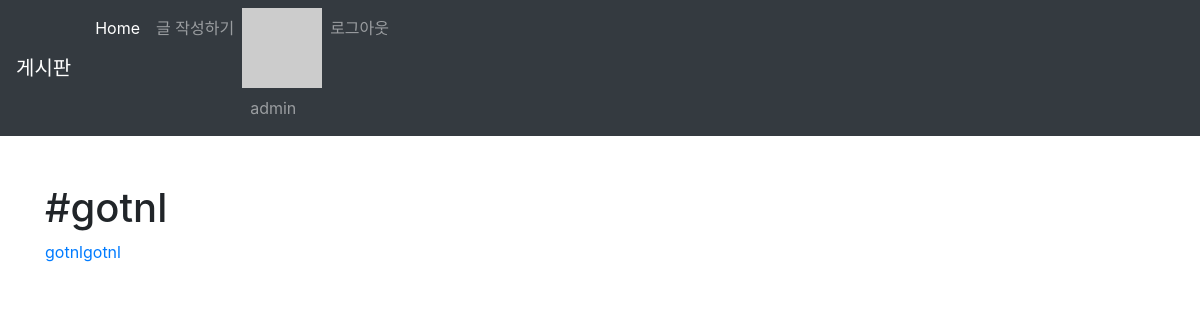
Page /hashtags/1/ (signed in) on the committed database.
### accounts/models.py (models this page shows)
class User(AbstractUser):
    followers = models.ManyToManyField(settings.AUTH_USER_MODEL, related_name='followings', blank=True)

### articles/models.py (models this page shows, shortened)
class HashTag(models.Model):
    content = models.TextField(unique=True)

class Article(models.Model):
    title = models.CharField(max_length=10)
    content = models.TextField()
    image = models.ImageField(blank=True)
    image_thumbnail = ImageSpecField(
        processors=[ResizeToFit(300, 300)],
        format='JPEG',
        options={'quality': 80}
    )
    created_at = models.DateTimeField(auto_now_add=True)
    updated_at = models.DateTimeField(auto_now=True)
    user = models.ForeignKey(settings.AUTH_USER_MODEL, on_delete=models.CASCADE)
    like_users = models.ManyToManyField(settings.AUTH_USER_MODEL, related_name='like_articles', blank=True)
    hashtags = models.ManyToManyField(HashTag, blank=True, related_name='articles')

### articles/views.py (the view)
# urls.py: path('hashtags/<int:hashtag_pk>/', views.hashtag, name='hashtag'),
def hashtag(request, hashtag_pk):
    hashtag = get_object_or_404(HashTag, pk=hashtag_pk)
    context = {
        'hashtag': hashtag
    }
    return render(request, 'articles/hashtag.html', context)

### articles/templatetags/gravatar.py (called while the page is built)
@register.filter
def makehash(user):
    email = user.email
    social_user = user.socialaccount_set.all().first()
    if social_user:
        return social_user.extra_data.get('properties').get('profile_image')
    return "https://www.gravatar.com/avatar/" + hashlib.md5(email.strip().lower().encode('utf-8')).hexdigest()

### articles/templates/articles/hashtag.html
{% extends 'articles/base.html' %}
{% block body %}
<h1>{{ hashtag.content }}</h1>
{% for article in hashtag.articles.all %}
<a href="{% url 'articles:detail' article.pk %}">
  <p>{{article.title}}</p>
</a>
{% endfor %}
{% endblock %}

### articles/templates/_navbar.html (shortened to what this page needs)
<nav class="navbar navbar-expand-lg navbar-dark bg-dark">
  <a class="navbar-brand" href="{% url 'articles:index' %}">게시판</a>
  <div class="collapse navbar-collapse" id="navbarNav">
    <ul class="navbar-nav">
      <li class="nav-item active">
        <a class="nav-link" href="{% url 'articles:index' %}">Home <span class="sr-only">(current)</span></a>
      </li>
      {% if user.is_authenticated %}
      <li class="nav-item">
        <a class="nav-link" href="{% url 'articles:create' %}">글 작성하기</a>
      </li>
      <li class="nav-item">
        {% load gravatar %}
        <img src="{{ user|makehash }}" alt="">
        <a class="nav-link" href="{% url 'accounts:profile' user.id %}">{{ user.username }}</a>
      </li>
      <li class="nav-item">
        <a class="nav-link" href="{% url 'accounts:logout' %}">로그아웃</a>
      </li>
      {% endif%}
    </ul>
  </div>
</nav>

### rows in the picture
User: username "admin"
HashTag: content "#gotnl"
Article: title "gotnlgotnl"
